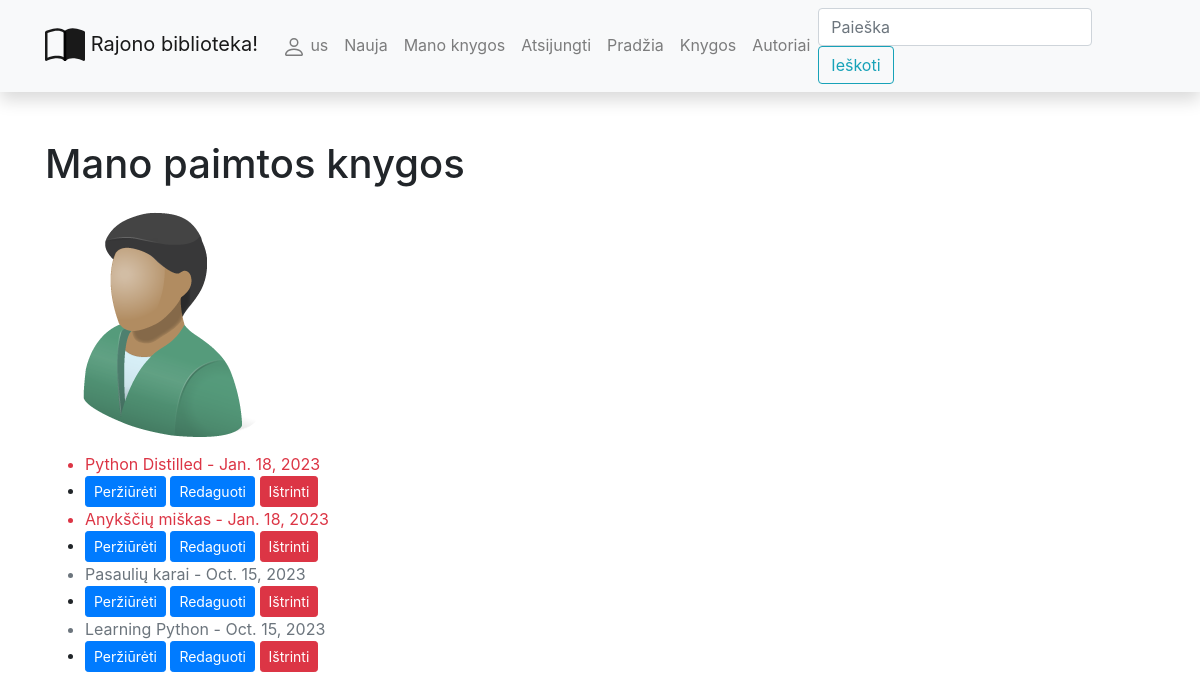
The app's page /library/mybooks/ (signed in) with its own data.
### library/models.py (models this page shows, shortened)
class Profilis(models.Model):
    user = models.OneToOneField(User, on_delete=models.CASCADE)
    nuotrauka = models.ImageField(default="profile_pics/default.png", upload_to="profile_pics")

class BookInstance(models.Model):
    id = models.UUIDField(primary_key=True, default=uuid.uuid4, help_text="Unikalus ID leidinio kopijai")
    due_back = models.DateField("Bus prieinama", null=True, blank=True)
    LOAN_STATUS = (
        ('a', 'Administruojama'),
        ('p', 'Paimta'),
        ('g', 'Galima paimti'),
        ('r', 'Rezervuota')
    )
    status = models.CharField(
        "Statusas",
        max_length=1,
        choices=LOAN_STATUS,
        blank=True,
        default='a',
        help_text="Leidinio kopijos statusas"
    )
    book_id = models.ForeignKey(Book, on_delete=models.SET_NULL, null=True)
    reader = models.ForeignKey(User, on_delete=models.SET_NULL, null=True, blank=True)
    @property
    def is_overdue(self):
        if self.due_back and date.today() > self.due_back:
            return True
        else:
            return False
    class Meta:
        ordering = ['due_back']

class Book(models.Model):
    title = models.CharField("Pavadinimas", max_length=200)
    summary = models.TextField("Aprašymas", max_length=1000, help_text="Trumpas knygos aprašymas")
    isbn = models.CharField("ISBN",
                            max_length=13,
                            help_text="13 simbolių <a href='https://www.isbn-international.org/"
                                      "content/what-isbn'>ISBN kodas</a>")
    author_id = models.ForeignKey(Author, on_delete=models.SET_NULL, null=True, related_name='books_rn')
    genre_id = models.ManyToManyField("Genre", help_text="Išrinkite žanrą/us šiai knygai")
    cover = models.ImageField("Viršelis", upload_to="covers", null=True, blank=True)
    def display_genre(self):
        return ', '.join([genre.name for genre in self.genre_id.all()][:3])
    display_genre.short_description = 'Žanras'

### library/views.py (the view)
# urls.py: path("mybooks/", views.LoanedBooksByUserListView.as_view(), name='my-borrowed_n'),
class LoanedBooksByUserListView(LoginRequiredMixin, generic.ListView):
    model = BookInstance
    context_object_name = 'bookinstance_list'  # nebūtina, tokį pavadinimą kontekste django sukuria automatiškai
    template_name = 'user_books.html'
    paginate_by = 5
    def get_queryset(self):
        query = BookInstance.objects.filter(reader=self.request.user).filter(status__exact='p').order_by('due_back')
        return query

### library/templates/user_books.html
{% extends "base.html" %}
{% block content %}
<h1>Mano paimtos knygos</h1>
<img class="rounded-circle" src="{{ user.profilis.nuotrauka.url }}">
{% if bookinstance_list %}
<ul>
    {% for bookinst_obj in bookinstance_list %}
    <li class="{% if bookinst_obj.is_overdue %}text-danger{% else %}text-muted{% endif %}">
        {{ bookinst_obj.book_id.title}} - {{ bookinst_obj.due_back }}
    </li>
    <li>
        <a class="btn btn-sm btn-primary" href="{% url 'my-book_n' bookinst_obj.id %}" role="button">
            Peržiūrėti
        </a>
        <a class="btn btn-sm btn-primary" href="{% url 'my-book-update_n' bookinst_obj.id %}" role="button">
            Redaguoti
        </a>
        <a class="btn btn-sm btn-danger" href="{% url 'my-book-delete_n' bookinst_obj.id %}" role="button">
            Ištrinti
        </a>
    </li>
    {% endfor %}
</ul>
{% else %}
<p>Šiuo metu jūs nesate paėmęs knygų.</p>
{% endif %}
{% endblock %}

### library/templates/base.html (shortened to what this page needs)
<!DOCTYPE html>
<html lang="en">
  <head>
    <link
      rel="stylesheet"
      href="https://stackpath.bootstrapcdn.com/bootstrap/4.1.3/css/bootstrap.min.css"
    />
    <link
      rel="stylesheet"
      href="https://cdnjs.cloudflare.com/ajax/libs/font-awesome/4.7.0/css/font-awesome.min.css"
    />
    {% load static %}
    <link rel="stylesheet" href="{% static 'css/styles.css' %}" />
  </head>
  <body>
    <nav
      class="navbar navbar-expand-lg navbar-light bg-light static-top mb-5 shadow"
    >
      <div class="container">
        <a class="navbar-brand" href="{% url 'index_n' %}">
          Rajono biblioteka!</a
        >
        <div class="collapse navbar-collapse" id="navbarResponsive">
          <ul class="navbar-nav ml-auto">
            {% if user.is_authenticated %}
            <li class="nav-item">
              <a class="nav-link" href="{% url 'profilis_n' %}">
                {{ user.get_username }}</a>
            </li>
            <li class="nav-item">
              <a class="nav-link" href="{% url 'my-borrowed-new_n' %}">Nauja</a>
            </li>
            <li class="nav-item">
              <a class="nav-link" href="{% url 'my-borrowed_n' %}">Mano knygos</a>
            </li>
            <li class="nav-item">
              <a class="nav-link" href="{% url 'logout' %}?next=/">Atsijungti</a>
            </li>
            {% endif %}
            <li class="nav-item">
              <a class="nav-link" href="{% url 'index_n' %}">Pradžia</a>
            </li>
            <li class="nav-item">
              <a class="nav-link" href="{% url 'books_n' %}">Knygos</a>
            </li>
            <li class="nav-item">
              <a class="nav-link" href="{% url 'authors_n' %}">Autoriai</a>
            </li>
          </ul>
          <form
            class="form-inline my-2 my-lg-0"
            action="{% url 'search_n' %}"
            method="get"
          >
            <input
              class="form-control mr-sm-2"
              type="search"
              placeholder="Paieška"
              aria-label="Search"
              name="search_text"
            />
            <button class="btn btn-outline-info my-2 my-sm-0" type="submit">
              Ieškoti
            </button>
          </form>
        </div>
      </div>
    </nav>
    <div class="container">
      {% block content %}{% endblock %}</div>
  </body>
</html>

### library/static/css/styles.css (style rules this page uses)
.navbar { white-space: nowrap; }

### records on screen
BookInstance: book_id "Python Distilled", due_back "Jan. 18, 2023"
BookInstance: book_id "Anykščių miškas", due_back "Jan. 18, 2023"
BookInstance: book_id "Pasaulių karai", due_back "Oct. 15, 2023"
BookInstance: book_id "Learning Python", due_back "Oct. 15, 2023"

### other values on screen
{{ user.get_username }} "us"
